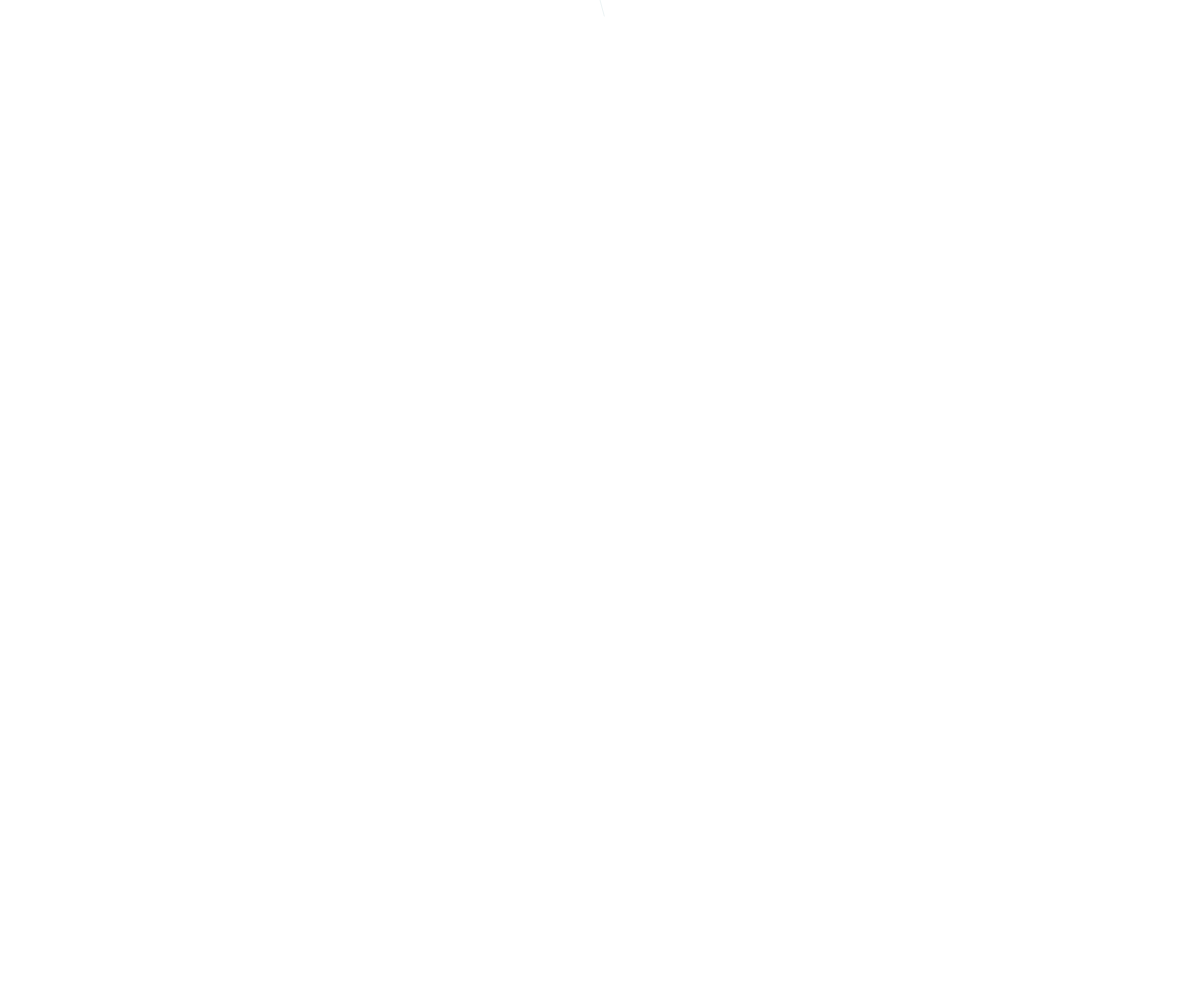
Frame 1 (no input)
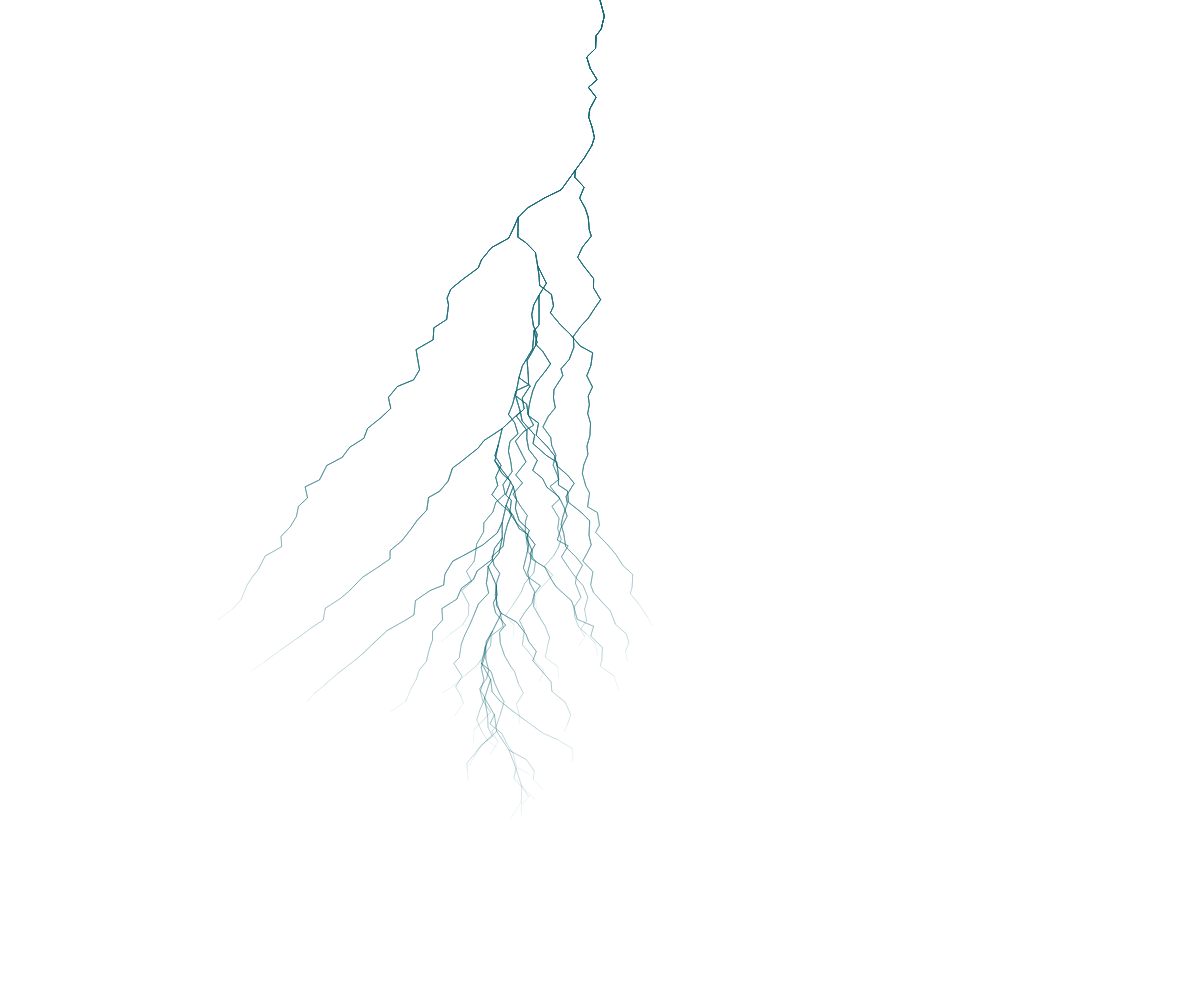
Frame 60 (no input)
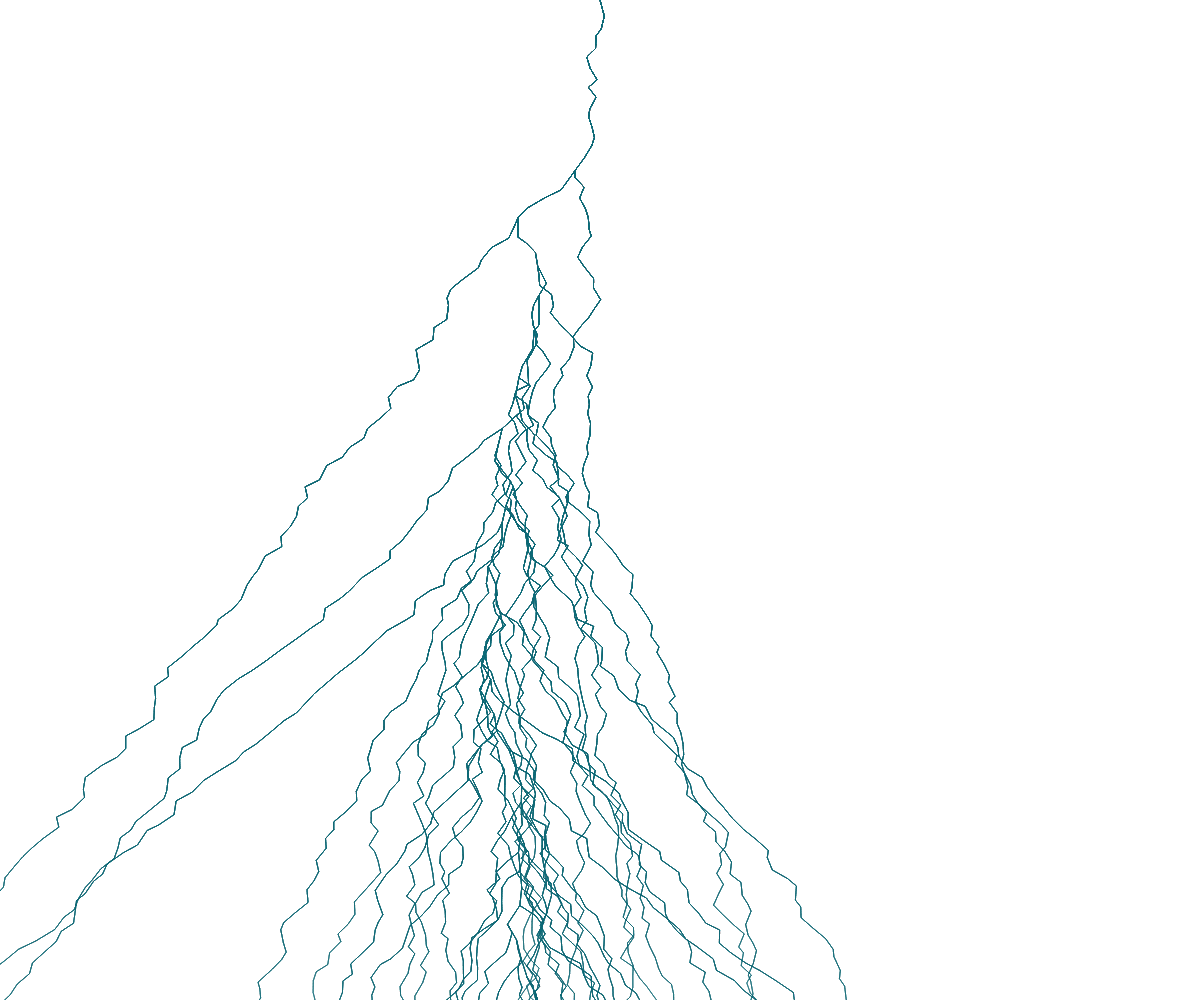
Frame 120 (the mouse pressed at the canvas centre since frame 60)

The p5.js sketch that drew these frames (run headless with seeded random() and noise() and a simulated clock; from frame 60 on, the mouse is pressed at the canvas centre):

// p5.js sketch
// ── sketch.js
var lightnings = [];
var createNew = false;
var newLightningX = 0;
var newLightningY = 0;

function setup() {
  createCanvas(windowWidth,windowHeight);
  background(255);
  noFill();
  strokeWeight(1);
  stroke(20,100,120,20);
  //frameRate(10);
  lightnings.push(new Lightning(width/2, 0, 1));
}

function draw() {
  for (var i = 0; i < lightnings.length; i++) {
    lightnings[i].addPoint();
    lightnings[i].drawPoints();
    if (random(1) >= 0.9 && !createNew) createNew = true;
  }
  if (createNew) {
    lightnings.push(new Lightning(newLightningX, newLightningY, random(2)));
    createNew = false;
  }
  //background(0,50,60,5);
}

function clearAll() {
  lightnings = [];
  background(255,62);
  lightnings.push(new Lightning(width/2, 0, 1));
}


function LightningPoint(x,y) {
  this.x = x;
  this.y = y;
}

function Lightning(startX, startY, drag) {
  this.x = startX;
  this.y = startY;
  this.drag = drag;
  var lPoints = [];
  var distribution = 10;
  lPoints.push(new LightningPoint(startX, startY));

  this.addPoint = function() {
    lPoints.push(new LightningPoint(random(lPoints[lPoints.length-1].x-distribution*(drag),
                                           lPoints[lPoints.length-1].x+distribution*(2-drag)),
                                    random(this.y+lPoints.length*distribution+distribution/2,
                                           this.y+lPoints.length*distribution+distribution)
                                    ));
    newLightningX = lPoints[lPoints.length-1].x;
    newLightningY = lPoints[lPoints.length-1].y;
  }

  this.drawPoints = function() {
    beginShape();
      for (var i = 0; i < lPoints.length; i++) {
        vertex(lPoints[i].x, lPoints[i].y);
      }
    endShape();
    if (lPoints[lPoints.length-1].y >= height*2) clearAll();
  }
}
